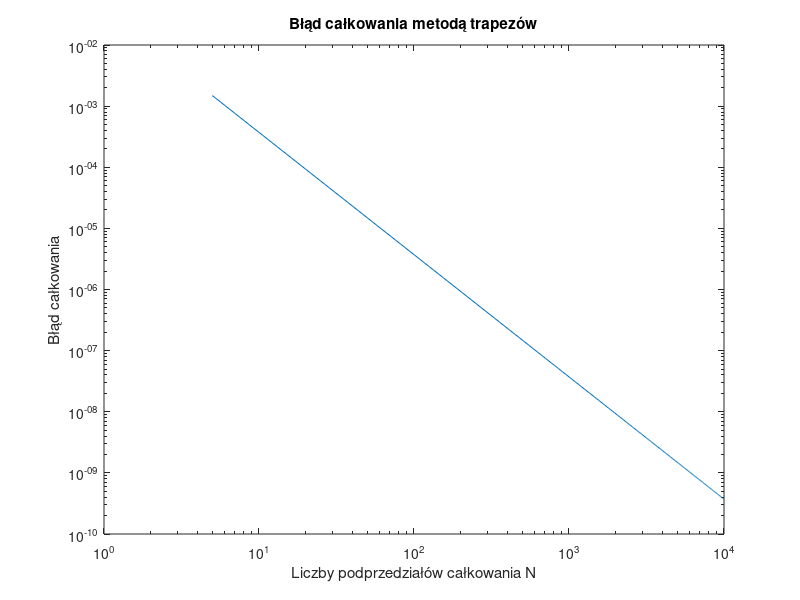

Write the MATLAB code that produced this figure.
function [integration_error, Nt, ft_5, integral_1000] = zadanie2()
    % Numeryczne całkowanie metodą trapezów.
    % Nt - wektor zawierający liczby podprzedziałów całkowania
    % integration_error - integration_error(1,i) zawiera błąd całkowania wyznaczony
    %   dla liczby podprzedziałów równej Nt(i). Zakładając, że obliczona wartość całki
    %   dla Nt(i) liczby podprzedziałów całkowania wyniosła integration_result,
    %   to integration_error(1,i) = abs(integration_result - reference_value),
    %   gdzie reference_value jest wartością referencyjną całki.
    % ft_5 - gęstość funkcji prawdopodobieństwa dla n=5
    % integral_1000 - całka od 0 do 5 funkcji gęstości prawdopodobieństwa
    %   dla 1000 podprzedziałów całkowania

    reference_value = 0.0473612919396179; % wartość referencyjna całki

    Nt = 5:50:10^4;
    integration_error = zeros(1, length(Nt));
    
    for i = 1:length(Nt)
        integration_result = calculate_trapeze_method(@f, Nt(i));
        integration_error(i) = abs(integration_result-reference_value);
    end

    loglog(Nt, integration_error);
    xlabel('Liczby podprzedziałów całkowania N');
    ylabel('Błąd całkowania');
    title('Błąd całkowania metodą trapezów');
    saveas(gcf, 'zadanie2.png');

    ft_5 = f(5);
    integral_1000 = calculate_trapeze_method(@f, 1000);
end

function result = calculate_trapeze_method(f, N)
    result = 0;
    a = 0;
    b = 5;
    delta_x = (b - a)/N;

    for i = 1:N
        x_i = a + (i - 1)*delta_x;
        next_x_i = a + i*delta_x;
        result = result + (f(x_i) + f(next_x_i))/2 * delta_x;
    end
end

function y = f(t)
    mi = 10;
    sigma = 3;
    y = 1/(sigma * sqrt(2*pi)) * exp((-(t-mi)^2)/(2*sigma^2));
end